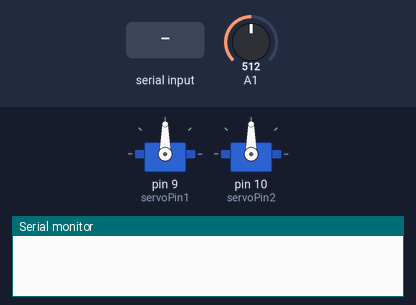
The sketch below on a simulated Arduino Uno, built with avr-gcc and run on an emulated ATmega328P. Shown: 2 × servo, the last lines printed to the serial monitor. The test bench sets the inputs (shaded band); at power-on: A1 = 512.

Above: at 1.2 s.
1.3 s: "90,45\n" received over Serial
At 3.0 s:
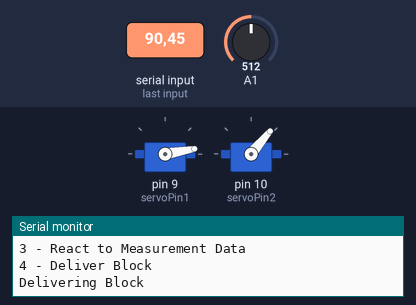
4.2 s: "30,150\n" received over Serial
At 4.6 s:
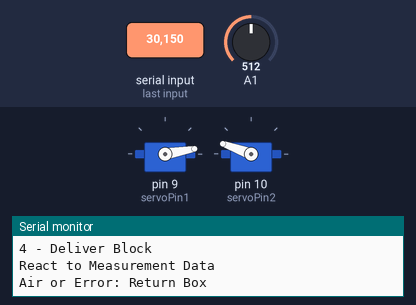
7.2 s: "1\n" received over Serial
At 10.0 s:
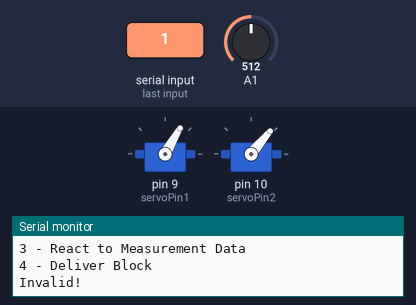
10.2 s: "3\n" received over Serial
At 10.6 s:
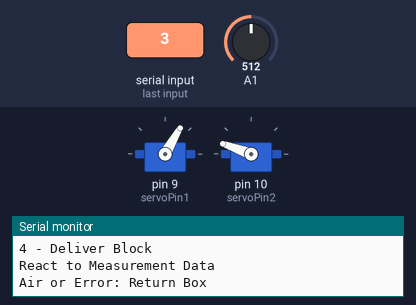
Timing chart, 0 to 13.2 s (numbered marks = the images above; inputs shaded):
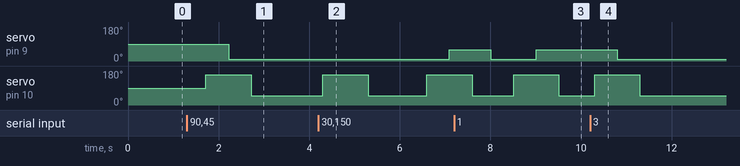

The sketch:

ClawArmwithMeasurement.ino
```cpp
//Include the Servo Library
#include <Servo.h>

//Create Servo Objects
Servo clawServo;
Servo armServo;

//Define Pins
int servoPin1 = 9;
int servoPin2 = 10;

void setup ()
{
  //"Attach" The Servo Object
  clawServo.attach(servoPin1);
  armServo.attach(servoPin2);

  //Initial the Serial Window
  Serial.begin(9600);
}

void loop ()
{
  //Wait to receive input
  while (Serial.available() == 0);

  //Read the Input
  int val = Serial.read() - '0';

  //Output Command List
  Serial.println("Command List");
  Serial.println("1 - Pick Up Block");
  Serial.println("2 - Test Measurement");
  Serial.println("3 - React to Measurement Data");
  Serial.println("4 - Deliver Block");

  //Pick up a Block
  if (val == 1)
  {
    Serial.println("Pick Up Block");
    clawServo.write(10);
    delay(500);
    armServo.write(160);
    delay(500);
    clawServo.write(60);
    delay(500);
    armServo.write(50);
  }

  //Measure the Block
  else if (val == 2)
  {
    Serial.println("Block Measurement");
    int value = analogRead(A1);
  if(value >= 1000){
    Serial.println("NO BOX");
  }
  else if(value <= 550 && value >= 470){
    Serial.println("Air Box");
  }
  else if(value >= 190 && value <= 230){
    Serial.println("Sea Box");
  }
  else if(value >= 50 && value <= 90){
    Serial.println("Rail Box");
  }
  else{
    Serial.println("WTF");
  }
  Serial.println(value);
  delay(1000);
  }

  //Intepret Measurement and React
  else if (val == 3)
  {
    Serial.println("React to Measurement Data");
    int mval = analogRead(A1);
    if(mval <= 1000 && mval >= 250)
    {
      Serial.println("Air or Error: Return Box");
      armServo.write(160);
      delay(500);
      clawServo.write(10);
      delay(500);
      armServo.write(50);
      delay(500);
    }
    else
    {
      while (Serial.available() == 0);
    }

  }

  //Deliver Block
  else if (val == 4)
  {
    Serial.println("Delivering Block");
    armServo.write(160);
      delay(500);
      clawServo.write(10);
      delay(500);
      armServo.write(50);
      delay(500);
  }
  else
  {
    Serial.println("Invalid!");
  }

  Serial.flush();

  /*
  //Echo the input
  Serial.println(val);
  */

}
```

Measured:
- after the input at 1.3 s, servo on pin 9 (servoPin1): 90° → 10° after 0.92 s; servo on pin 10 (servoPin2): 90° → 160° after 0.42 s, → 50° 1.0 s later
- after the input at 4.2 s, servo on pin 9 (servoPin1): 10° → 60° after 2.9 s; servo on pin 10 (servoPin2): 50° → 160° after 0.10 s, → 50° 1.0 s later, → 160° 1.3 s later
- after the input at 7.2 s, servo on pin 9 (servoPin1): 60° → 10° after 0.81 s, → 60° 1.0 s later
- after the input at 10.2 s, servo on pin 9 (servoPin1): 60° → 10° after 0.60 s; servo on pin 10 (servoPin2): 50° → 160° after 0.10 s, → 50° 1.0 s later
